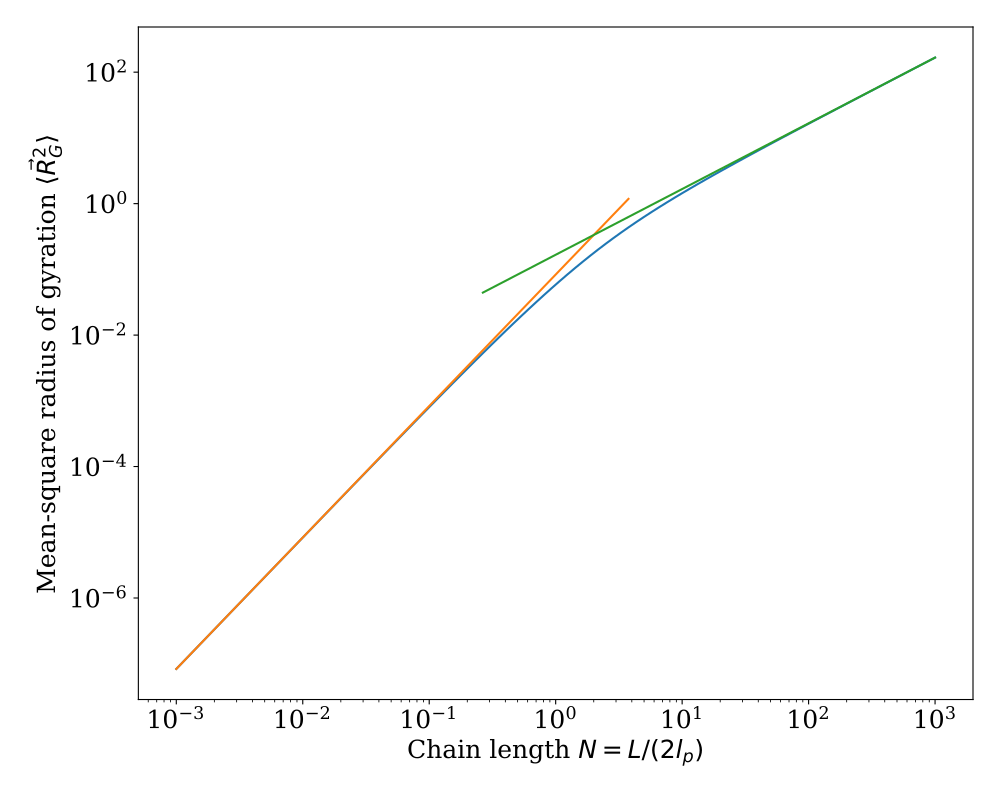

Reproduce this figure in Python.
import matplotlib.pyplot as plt
import numpy as np
from wlcstat.wlcave import *
num_pts = 100
length_kuhn_0 = 1e-3
length_kuhn_f = 1e3
length_kuhn = np.logspace(np.log10(length_kuhn_0), np.log10(length_kuhn_f), num_pts)
dimensions = 3
rg2 = rg2_ave(length_kuhn, dimensions)
rg2short = length_kuhn ** 2 / 12
rg2long = length_kuhn / (3 * (dimensions - 1))
plt.figure(figsize=(10,8))
font = {'family' : 'serif',
    'weight':'normal',
    'size': 18}
plt.rc('font', **font)
plt.loglog(length_kuhn, rg2)
plt.loglog(length_kuhn[0:60], rg2short[0:60])        # Short length asymptotic solution
plt.loglog(length_kuhn[40:100], rg2long[40:100]) # Long length asymptotic solution
plt.xlabel(r'Chain length $N = L/(2l_{p})$')
plt.ylabel(r'Mean-square radius of gyration $\langle \vec{R}_{G}^{2} \rangle$')
plt.tight_layout()
plt.show()
